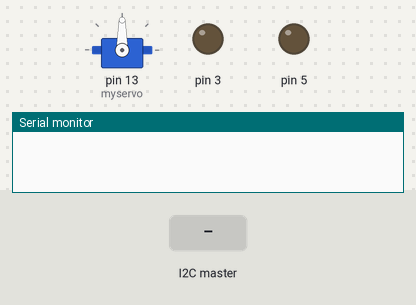
Bench run of a sketch on a simulated Arduino Uno, built with avr-gcc and run on an emulated ATmega328P. On the bench: servo, output pins drawn as LEDs (lit = HIGH), the last lines printed to the serial monitor. The test bench sets the inputs (shaded band).

Above: at 1.2 s.
1.3 s: the I2C master sends the byte 0
At 3.1 s:
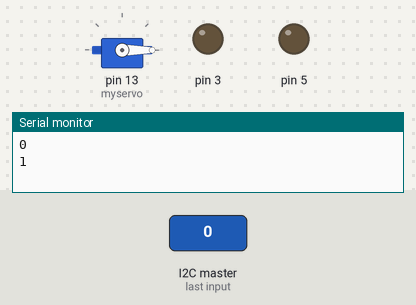
At 4.1 s:
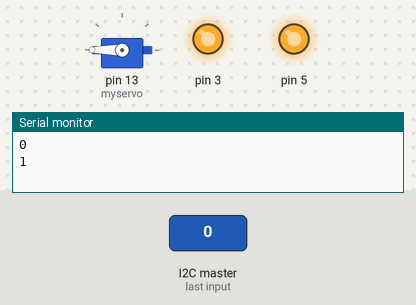
4.3 s: the I2C master sends the byte 1
At 4.8 s:
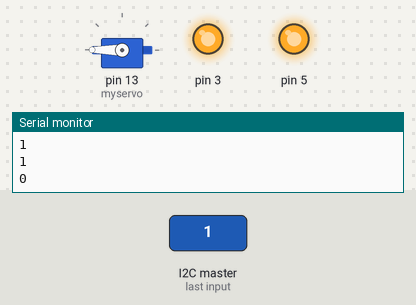
Timing chart, 0 to 7.3 s (numbered marks = the images above; inputs shaded):
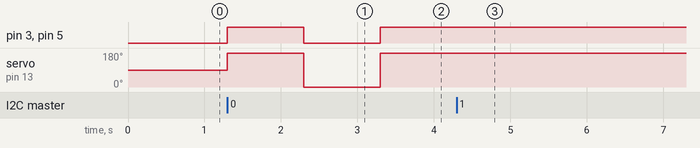

Measured:
- after the input at 1.3 s, pin 3, pin 5: LOW → HIGH at once, → LOW 1.0 s later, → HIGH 1.0 s later; servo on pin 13 (myservo): 90° → 180° at once, → 0° 1.0 s later, → 180° 1.0 s later
- after the input at 4.3 s, pin 3, pin 5: stops changing and stays HIGH; servo on pin 13 (myservo): stops changing and stays 180°

The sketch:

Final_slave.ino
```cpp
#include <Wire.h>
#include <Servo.h>

Servo myservo;
int value = 0;
int motorstatus = 0;

unsigned long previousLED=0;
unsigned long currentMillis=0;
int LEDinterval=250;
int ledState=0;

void setup() {
  Wire.begin(8);                // join i2c bus with address #8
  Wire.onReceive(receiveEvent); // register event
  pinMode(13,OUTPUT);
  pinMode(3,OUTPUT);
  pinMode(5,OUTPUT);
  Serial.begin(115200);           // start serial for output
  myservo.attach(13);
}

void loop() {
   if(motorstatus){
   currentMillis=millis();
   if(currentMillis-previousLED >=LEDinterval){
    previousLED=currentMillis;
    ledState=1-ledState;
    digitalWrite(3,ledState);
    digitalWrite(5,ledState);

    }
  if (value == 0)
    value = 180;
  else
    value = 0;
   myservo.write(value);


   delay(1000);

   }

}

// function that executes whenever data is received from master
// this function is registered as an event, see setup()
void receiveEvent(int howMany) {
  while (1 < Wire.available()) { // loop through all but the last
    char c = Wire.read(); // receive byte as a character
    Serial.print(c);         // print the character
  }
  int x = Wire.read();    // receive byte as an integer
  if(x == 0){
    motorstatus=1;

  }
  else if(x == 1){
    motorstatus=0;

  }
  Serial.println(x);         // print the integer
  Serial.println(motorstatus);// print the integer
}
```
